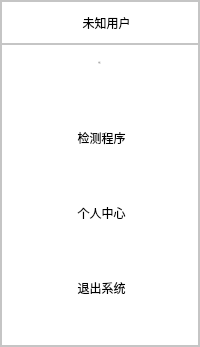
           <widget class="QFrame" name="frame_7">
            <property name="sizePolicy">
             <sizepolicy hsizetype="Expanding" vsizetype="Preferred">
              <horstretch>1</horstretch>
              <verstretch>0</verstretch>
             </sizepolicy>
            </property>
            <property name="minimumSize">
             <size>
              <width>0</width>
              <height>0</height>
             </size>
            </property>
            <property name="maximumSize">
             <size>
              <width>200</width>
              <height>16777215</height>
             </size>
            </property>
            <property name="styleSheet">
             <string notr="true">QFrame{
	background-color: rgb(255, 255, 255);

}</string>
            </property>
            <property name="frameShape">
             <enum>QFrame::StyledPanel</enum>
            </property>
            <property name="frameShadow">
             <enum>QFrame::Raised</enum>
            </property>
            <layout class="QVBoxLayout" name="verticalLayout_3">
             <property name="spacing">
              <number>0</number>
             </property>
             <property name="leftMargin">
              <number>0</number>
             </property>
             <property name="topMargin">
              <number>0</number>
             </property>
             <property name="rightMargin">
              <number>0</number>
             </property>
             <property name="bottomMargin">
              <number>0</number>
             </property>
             <item>
              <widget class="QFrame" name="frame_8">
               <property name="sizePolicy">
                <sizepolicy hsizetype="Preferred" vsizetype="Expanding">
                 <horstretch>0</horstretch>
                 <verstretch>2</verstretch>
                </sizepolicy>
               </property>
               <property name="frameShape">
                <enum>QFrame::StyledPanel</enum>
               </property>
               <property name="frameShadow">
                <enum>QFrame::Raised</enum>
               </property>
               <layout class="QHBoxLayout" name="horizontalLayout_5">
                <item>
                 <spacer name="horizontalSpacer_3">
                  <property name="orientation">
                   <enum>Qt::Horizontal</enum>
                  </property>
                  <property name="sizeHint" stdset="0">
                   <size>
                    <width>33</width>
                    <height>20</height>
                   </size>
                  </property>
                 </spacer>
                </item>
                <item>
                 <widget class="QLabel" name="label_userAvatar">
                  <property name="enabled">
                   <bool>true</bool>
                  </property>
                  <property name="maximumSize">
                   <size>
                    <width>35</width>
                    <height>35</height>
                   </size>
                  </property>
                  <property name="styleSheet">
                   <string notr="true"/>
                  </property>
                  <property name="text">
                   <string/>
                  </property>
                  <property name="pixmap">
                   <pixmap resource="icon.qrc">:/img/img/kk.jpg</pixmap>
                  </property>
                  <property name="scaledContents">
                   <bool>true</bool>
                  </property>
                  <property name="alignment">
                   <set>Qt::AlignCenter</set>
                  </property>
                 </widget>
                </item>
                <item>
                 <widget class="QPushButton" name="pushButton_mian_username">
                  <property name="minimumSize">
                   <size>
                    <width>75</width>
                    <height>23</height>
                   </size>
                  </property>
                  <property name="maximumSize">
                   <size>
                    <width>160</width>
                    <height>23</height>
                   </size>
                  </property>
                  <property name="layoutDirection">
                   <enum>Qt::RightToLeft</enum>
                  </property>
                  <property name="autoFillBackground">
                   <bool>false</bool>
                  </property>
                  <property name="styleSheet">
                   <string notr="true">QPushButton{
	
	border: 0px;
    font:12px;

}



</string>
                  </property>
                  <property name="text">
                   <string>未知用户</string>
                  </property>
                  <property name="icon">
                   <iconset resource="icon.qrc">
                    <normaloff>:/img/img/展开.png</normaloff>:/img/img/展开.png</iconset>
                  </property>
                  <property name="iconSize">
                   <size>
                    <width>12</width>
                    <height>12</height>
                   </size>
                  </property>
                  <property name="flat">
                   <bool>false</bool>
                  </property>
                 </widget>
                </item>
                <item>
                 <spacer name="horizontalSpacer_4">
                  <property name="orientation">
                   <enum>Qt::Horizontal</enum>
                  </property>
                  <property name="sizeHint" stdset="0">
                   <size>
                    <width>32</width>
                    <height>20</height>
                   </size>
                  </property>
                 </spacer>
                </item>
               </layout>
              </widget>
             </item>
             <item>
              <widget class="QFrame" name="frame_3">
               <property name="sizePolicy">
                <sizepolicy hsizetype="Expanding" vsizetype="Expanding">
                 <horstretch>2</horstretch>
                 <verstretch>0</verstretch>
                </sizepolicy>
               </property>
               <property name="maximumSize">
                <size>
                 <width>16777215</width>
                 <height>16777215</height>
                </size>
               </property>
               <property name="styleSheet">
                <string notr="true">QFrame{
	background-color: rgb(255, 255, 255);

}
QPushButton{
	border:none;
    font:  17px &quot;微软雅黑&quot;;  

}
QPushButton:hover { 
	background:#e6e6e6;
 }
</string>
               </property>
               <property name="frameShape">
                <enum>QFrame::StyledPanel</enum>
               </property>
               <property name="frameShadow">
                <enum>QFrame::Raised</enum>
               </property>
               <property name="lineWidth">
                <number>1</number>
               </property>
               <layout class="QVBoxLayout" name="verticalLayout">
                <property name="spacing">
                 <number>0</number>
                </property>
                <property name="leftMargin">
                 <number>0</number>
                </property>
                <property name="topMargin">
                 <number>0</number>
                </property>
                <property name="rightMargin">
                 <number>0</number>
                </property>
                <property name="bottomMargin">
                 <number>0</number>
                </property>
                <item>
                 <widget class="QPushButton" name="index_btn">
                  <property name="sizePolicy">
                   <sizepolicy hsizetype="Minimum" vsizetype="Expanding">
                    <horstretch>0</horstretch>
                    <verstretch>0</verstretch>
                   </sizepolicy>
                  </property>
                  <property name="minimumSize">
                   <size>
                    <width>0</width>
                    <height>35</height>
                   </size>
                  </property>
                  <property name="font">
                   <font>
                    <family>微软雅黑</family>
                    <pointsize>-1</pointsize>
                    <weight>50</weight>
                    <italic>false</italic>
                    <bold>false</bold>
                   </font>
                  </property>
                  <property name="styleSheet">
                   <string notr="true"/>
                  </property>
                  <property name="text">
                   <string>  首页     </string>
                  </property>
                  <property name="icon">
                   <iconset resource="icon.qrc">
                    <normaloff>:/img/img/首页.png</normaloff>:/img/img/首页.png</iconset>
                  </property>
                 </widget>
                </item>
                <item>
                 <spacer name="verticalSpacer">
                  <property name="orientation">
                   <enum>Qt::Vertical</enum>
                  </property>
                  <property name="sizeHint" stdset="0">
                   <size>
                    <width>20</width>
                    <height>40</height>
                   </size>
                  </property>
                 </spacer>
                </item>
                <item>
                 <widget class="QPushButton" name="main_btn">
                  <property name="sizePolicy">
                   <sizepolicy hsizetype="Minimum" vsizetype="Expanding">
                    <horstretch>0</horstretch>
                    <verstretch>0</verstretch>
                   </sizepolicy>
                  </property>
                  <property name="minimumSize">
                   <size>
                    <width>0</width>
                    <height>35</height>
                   </size>
                  </property>
                  <property name="text">
                   <string> 检测程序</string>
                  </property>
                  <property name="icon">
                   <iconset resource="icon.qrc">
                    <normaloff>:/img/img/YOLO.png</normaloff>:/img/img/YOLO.png</iconset>
                  </property>
                  <property name="iconSize">
                   <size>
                    <width>19</width>
                    <height>17</height>
                   </size>
                  </property>
                 </widget>
                </item>
                <item>
                 <spacer name="verticalSpacer_2">
                  <property name="orientation">
                   <enum>Qt::Vertical</enum>
                  </property>
                  <property name="sizeHint" stdset="0">
                   <size>
                    <width>20</width>
                    <height>40</height>
                   </size>
                  </property>
                 </spacer>
                </item>
                <item>
                 <widget class="QPushButton" name="userinfo_btn">
                  <property name="sizePolicy">
                   <sizepolicy hsizetype="Minimum" vsizetype="Expanding">
                    <horstretch>0</horstretch>
                    <verstretch>0</verstretch>
                   </sizepolicy>
                  </property>
                  <property name="minimumSize">
                   <size>
                    <width>0</width>
                    <height>35</height>
                   </size>
                  </property>
                  <property name="autoFillBackground">
                   <bool>false</bool>
                  </property>
                  <property name="text">
                   <string> 个人中心</string>
                  </property>
                  <property name="icon">
                   <iconset resource="icon.qrc">
                    <normaloff>:/img/img/个人中心.png</normaloff>:/img/img/个人中心.png</iconset>
                  </property>
                  <property name="iconSize">
                   <size>
                    <width>16</width>
                    <height>16</height>
                   </size>
                  </property>
                 </widget>
                </item>
                <item>
                 <spacer name="verticalSpacer_3">
                  <property name="orientation">
                   <enum>Qt::Vertical</enum>
                  </property>
                  <property name="sizeHint" stdset="0">
                   <size>
                    <width>20</width>
                    <height>40</height>
                   </size>
                  </property>
                 </spacer>
                </item>
                <item>
                 <widget class="QPushButton" name="exit_btn">
                  <property name="sizePolicy">
                   <sizepolicy hsizetype="Minimum" vsizetype="Expanding">
                    <horstretch>0</horstretch>
                    <verstretch>0</verstretch>
                   </sizepolicy>
                  </property>
                  <property name="minimumSize">
                   <size>
                    <width>0</width>
                    <height>35</height>
                   </size>
                  </property>
                  <property name="layoutDirection">
                   <enum>Qt::LeftToRight</enum>
                  </property>
                  <property name="styleSheet">
                   <string notr="true"/>
                  </property>
                  <property name="text">
                   <string> 退出系统</string>
                  </property>
                  <property name="icon">
                   <iconset resource="icon.qrc">
                    <normaloff>:/img/img/退出.png</normaloff>:/img/img/退出.png</iconset>
                  </property>
                  <property name="iconSize">
                   <size>
                    <width>14</width>
                    <height>14</height>
                   </size>
                  </property>
                  <property name="autoRepeatDelay">
                   <number>300</number>
                  </property>
                 </widget>
                </item>
                <item>
                 <spacer name="verticalSpacer_4">
                  <property name="orientation">
                   <enum>Qt::Vertical</enum>
                  </property>
                  <property name="sizeHint" stdset="0">
                   <size>
                    <width>20</width>
                    <height>40</height>
                   </size>
                  </property>
                 </spacer>
                </item>
               </layout>
              </widget>
             </item>
             <item>
              <widget class="QFrame" name="frame_9">
               <property name="sizePolicy">
                <sizepolicy hsizetype="Preferred" vsizetype="Expanding">
                 <horstretch>0</horstretch>
                 <verstretch>3</verstretch>
                </sizepolicy>
               </property>
               <property name="frameShape">
                <enum>QFrame::StyledPanel</enum>
               </property>
               <property name="frameShadow">
                <enum>QFrame::Raised</enum>
               </property>
              </widget>
             </item>
            </layout>
           </widget>
